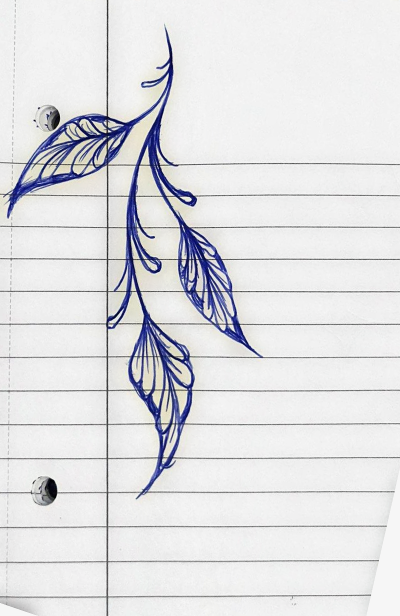
#> input picture jinkx-reel/assets/img/croquisA_ink.png, 800 x 1232 px, found by its file name (shown at 1/2 size); the run also reads 3 pictures not shown here
$ python align.py
#> lines starting #> are read from the running program, lines starting #| are printed output that depends on the picture; after the words box and inside, x2 and y2 are one past the last pixel; in counts of white or black regions, pixels touching at a corner belong together; long printed decimals are rounded
"""Calcule l'alignement croquis -> flash (similitude) à partir des extrémités du dessin.
python3 -I scripts/align.py -> assets/data/align.json"""
import cv2, numpy as np, json
def extremes(path, thr=0.35, poly=None):
#> called with path = 'assets/img/croquisA_ink.png', thr = 0.3
    a = cv2.imread(path, cv2.IMREAD_UNCHANGED)[:, :, 3] / 255.0
#> a: shape (1232, 800) float64; min 0, max 1, mean 0.0462
    m = (a > thr).astype(np.uint8)
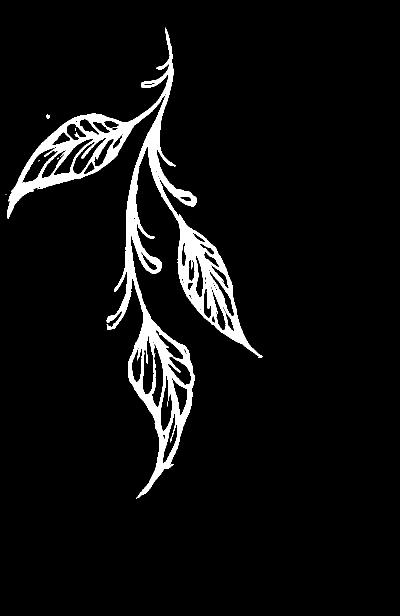
#> m: shape (1232, 800) (shown at 1/2 size); values 0 (black) and 1 (white), 5.5% white; 9 white regions (7 under 20 px), largest, box (x1, y1, x2, y2) and area: (14, 55, 525, 997) 54203, (93, 229, 100, 237) 43
    if poly is not None:
        pm = np.zeros_like(m); cv2.fillPoly(pm, [np.array(poly, np.int32)], 1); m &= pm
    n, lab, st, _ = cv2.connectedComponentsWithStats(m)
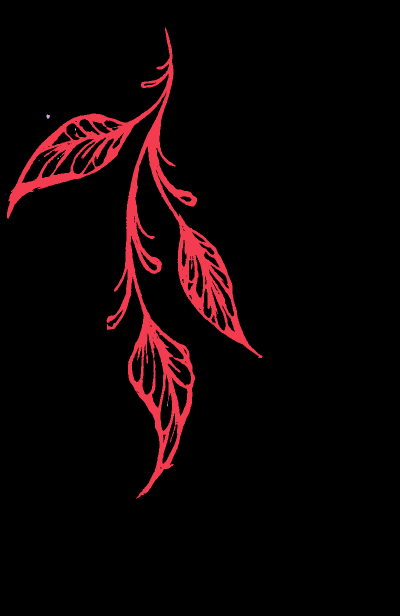
#> lab: shape (1232, 800) int32 (shown at 1/2 size); 10 distinct labels, from 0 to 9; one colour per label, 0 black
#> n = 10; st = [[0, 0, 800, 1232, 931316], [14, 55, 511, 942, 54203], [93, 229, 7, 8, 43], [150, 257, 2, 4, 8], [120, 312, 2, 2, 2], [115, 315, 3, 4, 7], [77, 320, 3, 3, 4], [11, 389, 2, 1, 2], [311, 707, 1, 1, 1], [334, 803, 2, 10, 14]]
    big = 1 + np.argsort(st[1:, 4])[::-1][:6]
#> big = [1, 2, 9, 3, 5, 6]
    m = np.isin(lab, big)
    ys, xs = np.where(m)
    P = np.stack([xs, ys], 1).astype(np.float32)
#> P = 54279 pairs, first value 14 to 524, second value 55 to 996
    top = P[np.argmin(P[:, 1])]; bot = P[np.argmax(P[:, 1])]
#> after `top = P[np.argmin(P[:, 1])]`: top = [330, 55]
#> after `bot = P[np.argmax(P[:, 1])]`: bot = [272, 996]
    left = P[np.argmin(P[:, 0])]; right = P[np.argmax(P[:, 0])]
#> after `left = P[np.argmin(P[:, 0])]`: left = [14, 424]
#> after `right = P[np.argmax(P[:, 0])]`: right = [524, 712]
    return np.array([top, bot, left, right], np.float32)
res = {}
src = extremes('assets/img/croquisA_ink.png', 0.3)
#> src = [[330, 55], [272, 996], [14, 424], [524, 712]]
dst = extremes('assets/img/flashA_ink.png', 0.5)
#> call 2 of extremes, with path = 'assets/img/flashA_ink.png', thr = 0.5
#> in extremes (call 2), `m = (a > thr).astype(np.uint8)`:
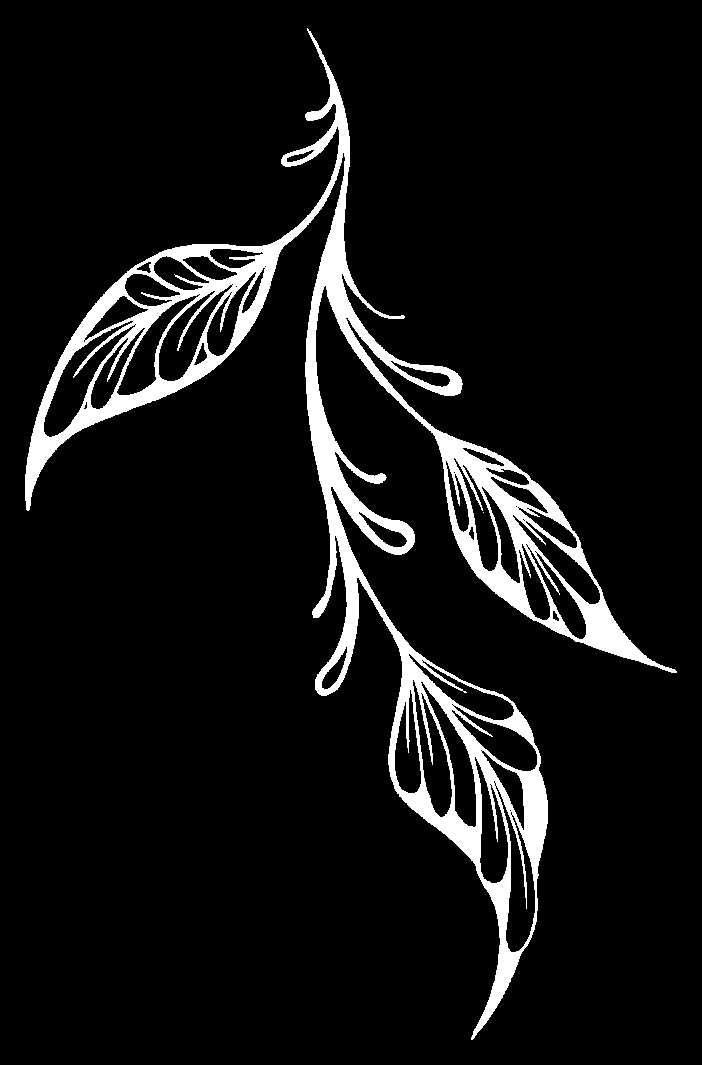
#> m: shape (1065, 702); values 0 (black) and 1 (white), 7.5% white; 2 white regions (1 under 20 px), largest, box (x1, y1, x2, y2) and area: (25, 28, 677, 1040) 56166
#> in extremes (call 2), `n, lab, st, _ = cv2.connectedComponentsWithStats(m)`:
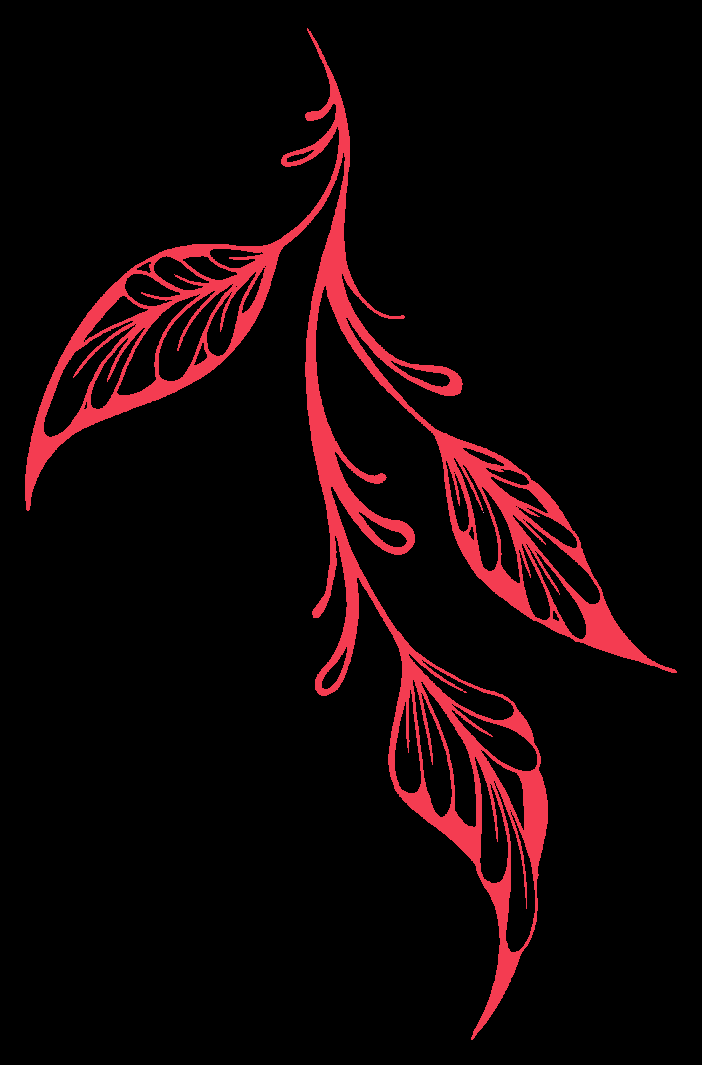
#> lab: shape (1065, 702) int32; 3 distinct labels, from 0 to 2; one colour per label, 0 black
#> in extremes (call 2), `n, lab, st, _ = cv2.connectedComponentsWithStats(m)`: n = 3; st = [[0, 0, 702, 1065, 691463], [25, 28, 652, 1012, 56166], [483, 512, 1, 1, 1]]
#> in extremes (call 2), `big = 1 + np.argsort(st[1:, 4])[::-1][:6]`: big = [1, 2]
#> in extremes (call 2), `P = np.stack([xs, ys], 1).astype(np.float32)`: P = 56167 pairs, first value 25 to 676, second value 28 to 1039
#> in extremes (call 2), `top = P[np.argmin(P[:, 1])]`: top = [307, 28]
#> in extremes (call 2), `bot = P[np.argmax(P[:, 1])]`: bot = [471, 1039]
#> in extremes (call 2), `left = P[np.argmin(P[:, 0])]`: left = [25, 474]
#> in extremes (call 2), `right = P[np.argmax(P[:, 0])]`: right = [676, 671]
#> dst = [[307, 28], [471, 1039], [25, 474], [676, 671]]
M, _ = cv2.estimateAffinePartial2D(dst, src)  # flash -> repère du croquis
#> M = [[0.898, -0.203, 60.05], [0.203, 0.898, -32.46]]
s = float(np.hypot(M[0, 0], M[1, 0])); ang = float(np.degrees(np.arctan2(M[1, 0], M[0, 0])))
#> after `s = float(np.hypot(M[0, 0], M[1, 0]))`: s = 0.92
#> after `ang = float(np.degrees(np.arctan2(M[1, 0], M[0, 0])))`: ang = 12.74
res['A'] = {'matrix': M.tolist(), 'scale': s, 'rotate': ang, 'src': src.tolist(), 'dst': dst.tolist()}
print('A', s, ang, M[:, 2], '\n', src, '\n', dst)
#| A 0.9205 12.741 [ 60.050 -32.464]
#|  [[330.  55.]
#|  [272. 996.]
#|  [ 14. 424.]
#|  [524. 712.]]
#|  [[ 307.   28.]
#|  [ 471. 1039.]
#|  [  25.  474.]
#|  [ 676.  671.]]
# contrôle visuel
cro = cv2.imread('assets/img/croquisA_ink.png', cv2.IMREAD_UNCHANGED)
#> cro is the input picture: shape (1232, 800, 4); mean B, G, R, A 226.6, 224.1, 223.8, 11.8
fl = cv2.imread('assets/img/flashA_ink.png', cv2.IMREAD_UNCHANGED)
w = cv2.warpAffine(fl, M, (cro.shape[1], cro.shape[0]))
vis = np.full(cro.shape[:2] + (3,), 255, np.uint8)
vis[cro[:, :, 3] > 80] = (255, 120, 60)
vis[w[:, :, 3] > 120] = (0, 0, 0)
cv2.imwrite('prep/_alignA.jpg', vis)
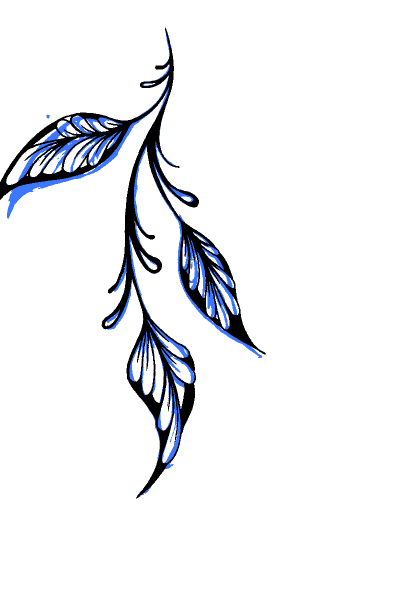
#> saved as _alignA.jpg: shape (1232, 800, 3) (shown at 1/2 size); mean B, G, R 242.6, 239.6, 238.3
json.dump(res, open('assets/data/align.json', 'w'))
# Éventail : rivet + extrémités des deux baguettes (mesurées à l'œil, repères des images recadrées)
srcB = np.float32([[440, 473], [390, 183], [685, 620]])   # croquisB_fan.png
dstB = np.float32([[231, 452], [269, 32], [527, 754]])    # flashB_ink.png
MB, _ = cv2.estimateAffinePartial2D(dstB, srcB)
res['B'] = {'matrix': MB.tolist(), 'scale': float(np.hypot(MB[0, 0], MB[1, 0])),
            'rotate': float(np.degrees(np.arctan2(MB[1, 0], MB[0, 0]))), 'rivet_croquis': [440, 473], 'rivet_flash': [231, 452]}
print('B', res['B'])
#| B {'matrix': [[0.6742, 0.18, 202.882], [-0.18, 0.6742, 209.858]], 'scale': 0.6978, 'rotate': -14.952, 'rivet_croquis': [440, 473], 'rivet_flash': [231, 452]}
cro = cv2.imread('assets/img/croquisB_fan.png', cv2.IMREAD_UNCHANGED)
fl = cv2.imread('assets/img/flashB_ink.png', cv2.IMREAD_UNCHANGED)
w = cv2.warpAffine(fl, MB, (cro.shape[1], cro.shape[0]))
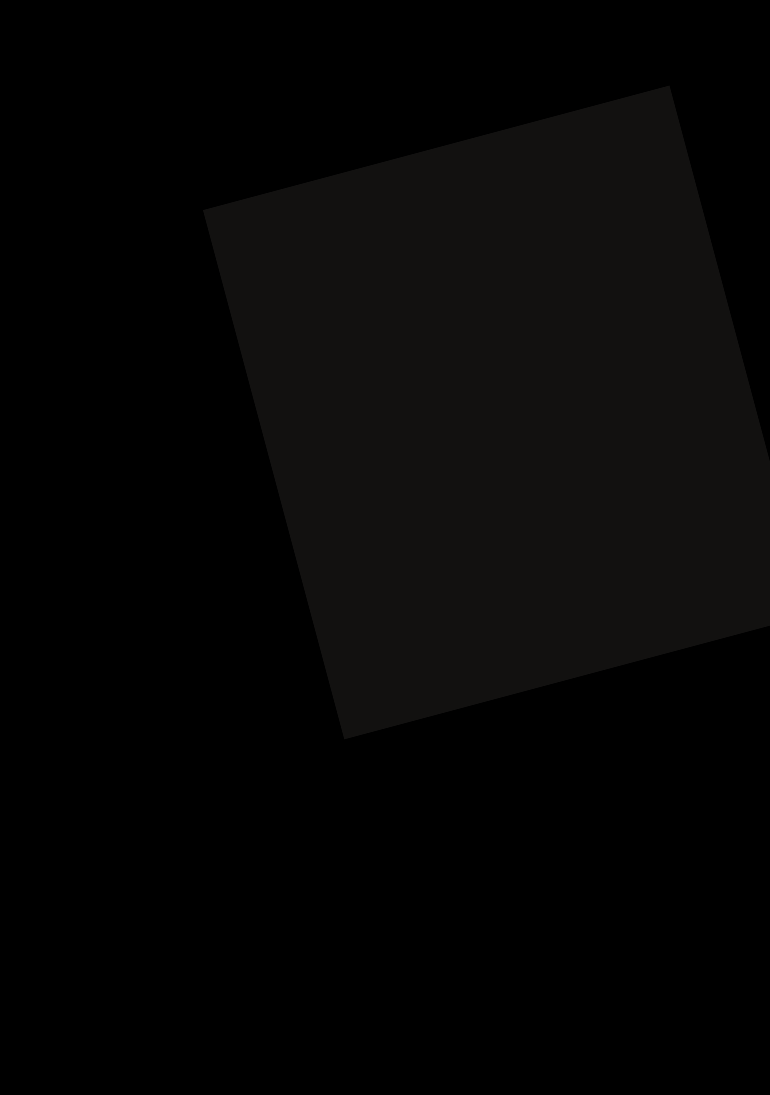
#> w: shape (1095, 770, 4); mean B, G, R, A 5, 5.3, 5.6, 16.3
vis = np.full(cro.shape[:2] + (3,), 255, np.uint8)
vis[cro[:, :, 3] > 80] = (255, 120, 60)
vis[w[:, :, 3] > 120] = (0, 0, 0)
cv2.imwrite('prep/_alignB.jpg', vis)
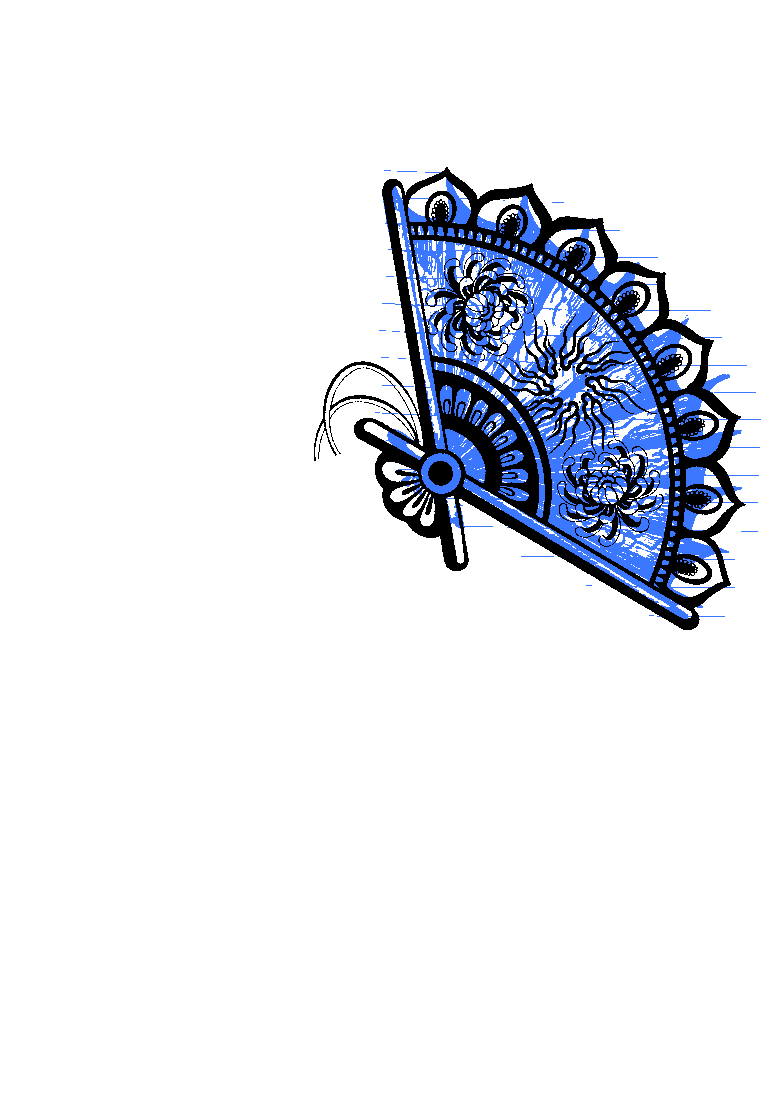
#> saved as _alignB.jpg: shape (1095, 770, 3); mean B, G, R 238.9, 232.8, 230.1
json.dump(res, open('assets/data/align.json', 'w'))
